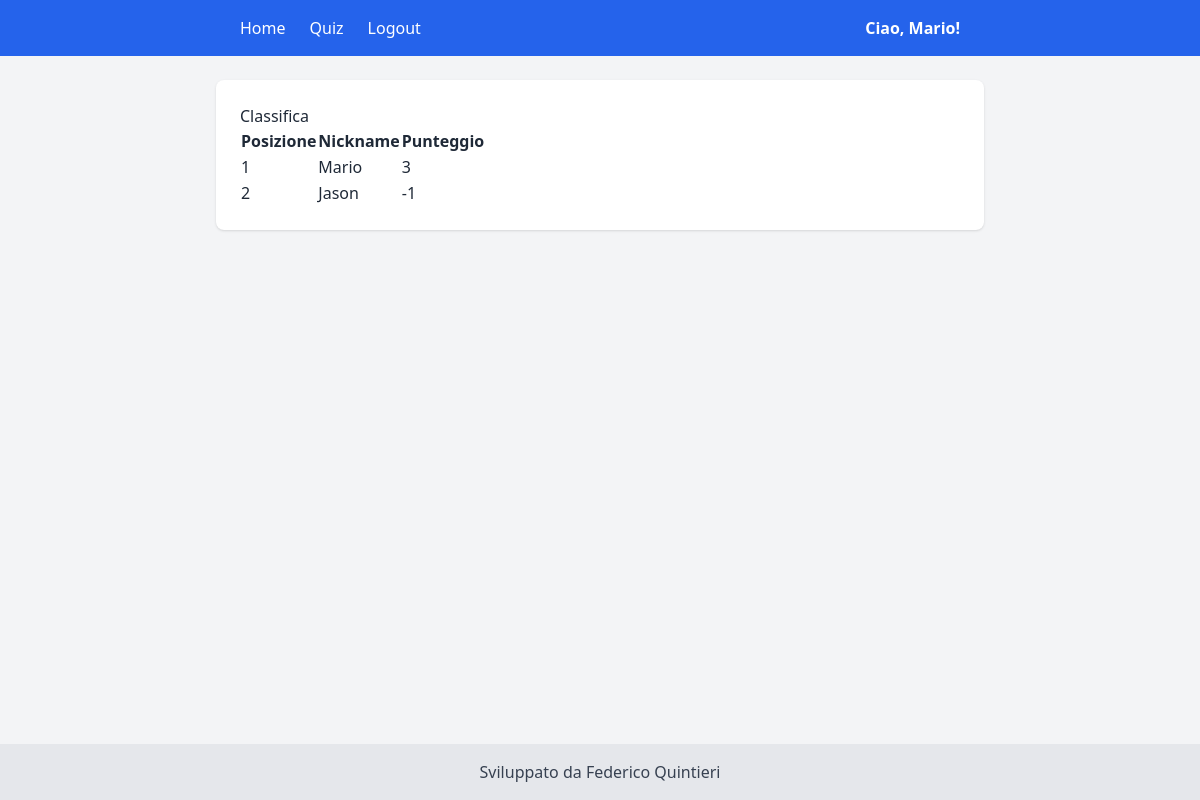
/quiz/leaderboard (signed in), run on the app's committed database.
### app/models.py (models this page shows)
class User(db.Model, UserMixin):
    id = db.Column(db.Integer, primary_key=True)
    nickname = db.Column(db.String(80), unique=True, nullable=False)
    password = db.Column(db.String(200), nullable=False)
    score = db.Column(db.Integer, default=0)

### app/controllers/quiz_controller.py (the view)
@quiz_bp.route("/leaderboard")
def leaderboard():
    from app.models import User
    users = User.query.order_by(User.score.desc()).all()
    return render_template("leaderboard.html", users=users)

### app/security/auth.py (called while the page is built)
@login_manager.user_loader
def load_user(user_id):
    return User.query.get(int(user_id))

### templates/leaderboard.html
{% extends "base.html" %}
{% block content %}
<h2>Classifica</h2>
<table border="1">
    <tr>
        <th>Posizione</th>
        <th>Nickname</th>
        <th>Punteggio</th>
    </tr>
    {% for user in users %}
    <tr>
        <td>{{ loop.index }}</td>
        <td>{{ user.nickname }}</td>
        <td>{{ user.score }}</td>
    </tr>
    {% endfor %}
</table>
{% endblock %}

### templates/base.html (shortened to what this page needs)
<!DOCTYPE html>
<html lang="it">
<head>
    <script src="https://cdn.tailwindcss.com"></script>
</head>
<body class="bg-gray-100 text-gray-800 font-sans min-h-screen flex flex-col">
    <header class="bg-blue-600 text-white">
        <nav class="max-w-3xl mx-auto px-6 py-4 flex justify-between items-center">
            <div class="flex space-x-6 ">
                <a href="{{ url_for('weather.home') }}" class="hover:underline">Home</a>
                {% if current_user.is_authenticated %}
                <a href="{{ url_for('quiz.quiz') }}" class="hover:underline">Quiz</a>
                <a href="{{ url_for('auth.logout') }}" class="hover:underline">Logout</a>
                {% else %}
                <a href="{{ url_for('auth.login') }}" class="hover:underline">Login</a>
                <a href="{{ url_for('auth.register') }}" class="hover:underline">Registrazione</a>
                {% endif %}
            </div>
            <div class="ml-6">
                {% if current_user.is_authenticated %}
                <span class="font-semibold">Ciao, {{ current_user.nickname }}!</span>
                {% endif %}
            </div>
        </nav>
    </header>
    <main class="flex-1 flex justify-center items-start p-6">
        <div class="w-full max-w-3xl bg-white p-6 rounded-lg shadow">
            {% block content %}{% endblock %}
        </div>
    </main>
    <footer class="bg-gray-200 text-gray-700 p-4 text-center">
        Sviluppato da Federico Quintieri
    </footer>
</body>
</html>

### data on the page
User: nickname "Mario", score "3"
User: nickname "Jason", score "-1"
